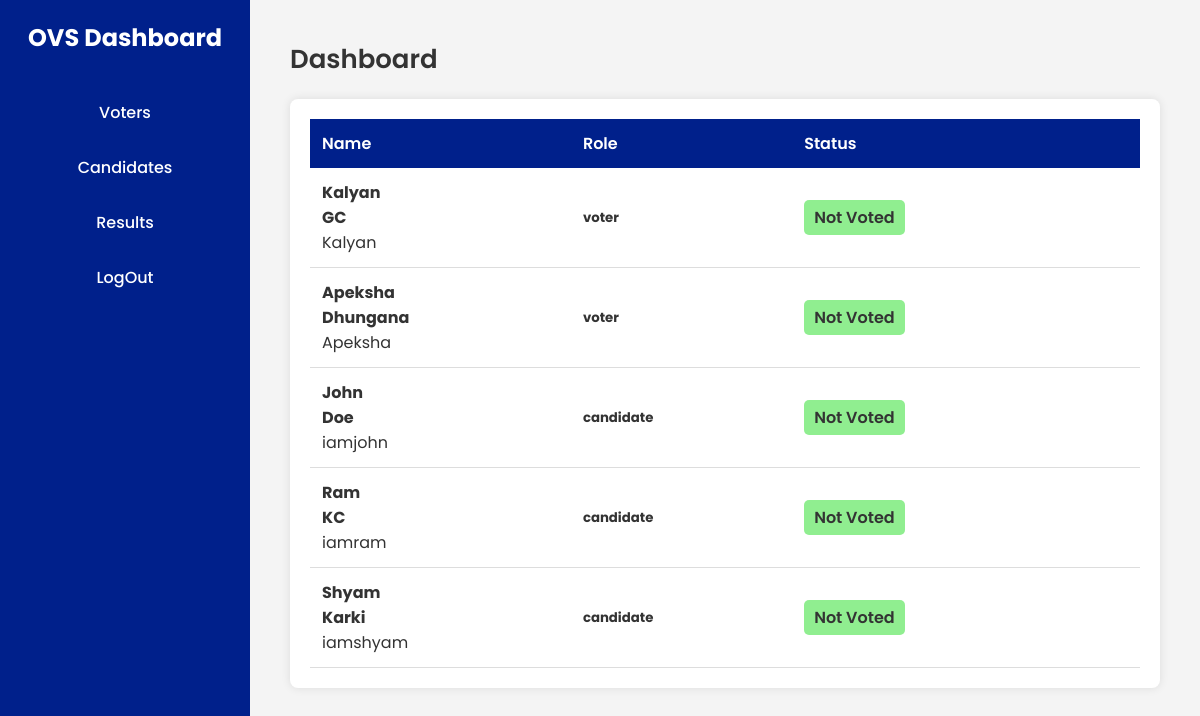
Screenshot of /admin/dashboard.php with the database file from the repository.
### tables this page shows
CREATE TABLE `voter` (
  `id` int(20) NOT NULL,
  `fname` text NOT NULL,
  `lname` text NOT NULL,
  `email` varchar(30) NOT NULL,
  `age` int(3) NOT NULL,
  `uname` text NOT NULL,
  `pass` varchar(20) NOT NULL,
  `state` varchar(15) NOT NULL,
  `district` text NOT NULL,
  `city` text NOT NULL,
  `gender` varchar(10) NOT NULL,
  `mstatus` varchar(15) NOT NULL,
  `status` int(1) NOT NULL,
  `roles` varchar(10) NOT NULL
);

CREATE TABLE `candidate` (
  `id` int(20) NOT NULL,
  `fname` text NOT NULL,
  `lname` text NOT NULL,
  `email` varchar(30) NOT NULL,
  `age` int(3) NOT NULL,
  `uname` text NOT NULL,
  `pass` varchar(20) NOT NULL,
  `state` varchar(15) NOT NULL,
  `district` text NOT NULL,
  `city` text NOT NULL,
  `gender` varchar(10) NOT NULL,
  `mstatus` varchar(15) NOT NULL,
  `status` int(1) NOT NULL,
  `votes` int(100) NOT NULL,
  `roles` varchar(10) NOT NULL,
  `teamname` varchar(100) NOT NULL
);

### admin/dashboard.php (the view, shortened to what this page needs)
<?php
include('../api/connection.php');
?>
<!DOCTYPE html>
<html lang="en">
<body>
    <link rel="stylesheet" href="admindash.css">
    <section id="menu">
        <div class="logo">
            <h2 class="white">OVS Dashboard</h2>
        </div>
        <div class="items">
            <li><a href="../admin/voterspanel.php">Voters</a></li>
            <li><a href="../admin/candidatespanel.php">Candidates</a></li>
            <li><a href="../admin/resultpanel.php">Results</a></li>
            <li><a href="../api/logout.php">LogOut</a></li>
        </div>
    </section>
    <section id="interface">
        <h3 class="i-name">Dashboard</h3>
        <div class="board">
            <table width="100%">
                <thead>
                    <tr>
                        <td>Name</td>
                        <td>Role</td>
                        <td>Status</td>
                        <td></td>
                    </tr>
                </thead>
                <tbody>
                    <?php
                    $sql = "SELECT * FROM voter";
                    $result = mysqli_query($connect, $sql);
                    $sql2 = "SELECT * FROM candidate";
                    $result2 = mysqli_query($connect, $sql2);
                    if ($result) {
                        while ($row = mysqli_fetch_assoc($result)) {
                            $fname = $row['fname'];
                            $lname = $row['lname'];
                            $uname = $row['uname'];
                            $roles = $row['roles'];
                            if ($row['status'] == 0) {
                                $status = "Not Voted";
                            } else {
                                $status = "Voted";
                            }
                            echo '<tr>
                        <td class="people">
                            <div class="people-de">
                                <h5>' . $fname . '</h5>
                                <h5>' . $lname . '</h5>
                                <p>' . $uname . '</p>
                            </div>
                        </td>
                        <td class="people-des">
                            <h5>' . $roles . '</h5>
                        </td>
                        <td class="active">
                            <p>' . $status . '</p>
                        </td>
                    </tr>';
                        }
                    }
                    if ($result2) {
                        while ($row = mysqli_fetch_assoc($result2)) {
                            $fname = $row['fname'];
                            $lname = $row['lname'];
                            $uname = $row['uname'];
                            $roles = $row['roles'];
                            if ($row['status'] == 0) {
                                $status = "Not Voted";
                            } else {
                                $status = "Voted";
                            }
                            echo '<tr>
                        <td class="people">
                            <div class="people-de">
                                <h5>' . $fname . '</h5>
                                <h5>' . $lname . '</h5>
                                <p>' . $uname . '</p>
                            </div>
                        </td>
                        <td class="people-des">
                            <h5>' . $roles . '</h5>
                        </td>
                        <td class="active">
                            <p>' . $status . '</p>
                        </td>
                    </tr>';
                        }
                    }
                    ?>
                </tbody>
            </table>
        </div>
    </section>
</body>
</html>

### admin/admindash.css (style rules this page uses)
* { margin: 0; padding: 0; box-sizing: border-box; font-family: 'Poppins', sans-serif; }
body { display: flex; background: #f4f4f4; color: #333; }
#menu { background: #00208B; width: 250px; height: 100vh; position: fixed; top: 0; left: 0; padding-top: 20px; display: flex; flex-direction: column; align-items: center; }
#menu .logo h2 { color: white; font-size: 24px; margin-bottom: 30px; }
#menu .items li { list-style: none; width: 100%; padding: 15px 20px; text-align: center; transition: 0.3s; }
#menu .items li a { text-decoration: none; color: white; font-weight: 500; display: block; }
#interface { margin-left: 250px; padding: 40px; width: calc(100% - 250px); }
.i-name { font-size: 26px; font-weight: 600; margin-bottom: 20px; }
.board { background: white; border-radius: 8px; padding: 20px; box-shadow: 0 0 10px rgba(0, 0, 0, 0.1); }
table { width: 100%; border-collapse: collapse; }
thead td { background: #00208B; color: white; font-weight: 600; padding: 12px; text-align: left; }
tbody tr { border-bottom: 1px solid #ddd; }
tbody td { padding: 12px; }
.people-de h5 { margin: 0; font-size: 16px; }
.active p { background: lightgreen; padding: 5px 10px; display: inline-block; border-radius: 5px; font-weight: 600; }

### rows the page displays
voter: fname "Kalyan", lname "GC", uname "Kalyan", roles "voter", status "Not Voted"
voter: fname "Apeksha", lname "Dhungana", uname "Apeksha", roles "voter", status "Not Voted"
candidate: fname "John", lname "Doe", uname "iamjohn", roles "candidate", status "Not Voted"
candidate: fname "Ram", lname "KC", uname "iamram", roles "candidate", status "Not Voted"
candidate: fname "Shyam", lname "Karki", uname "iamshyam", roles "candidate", status "Not Voted"
